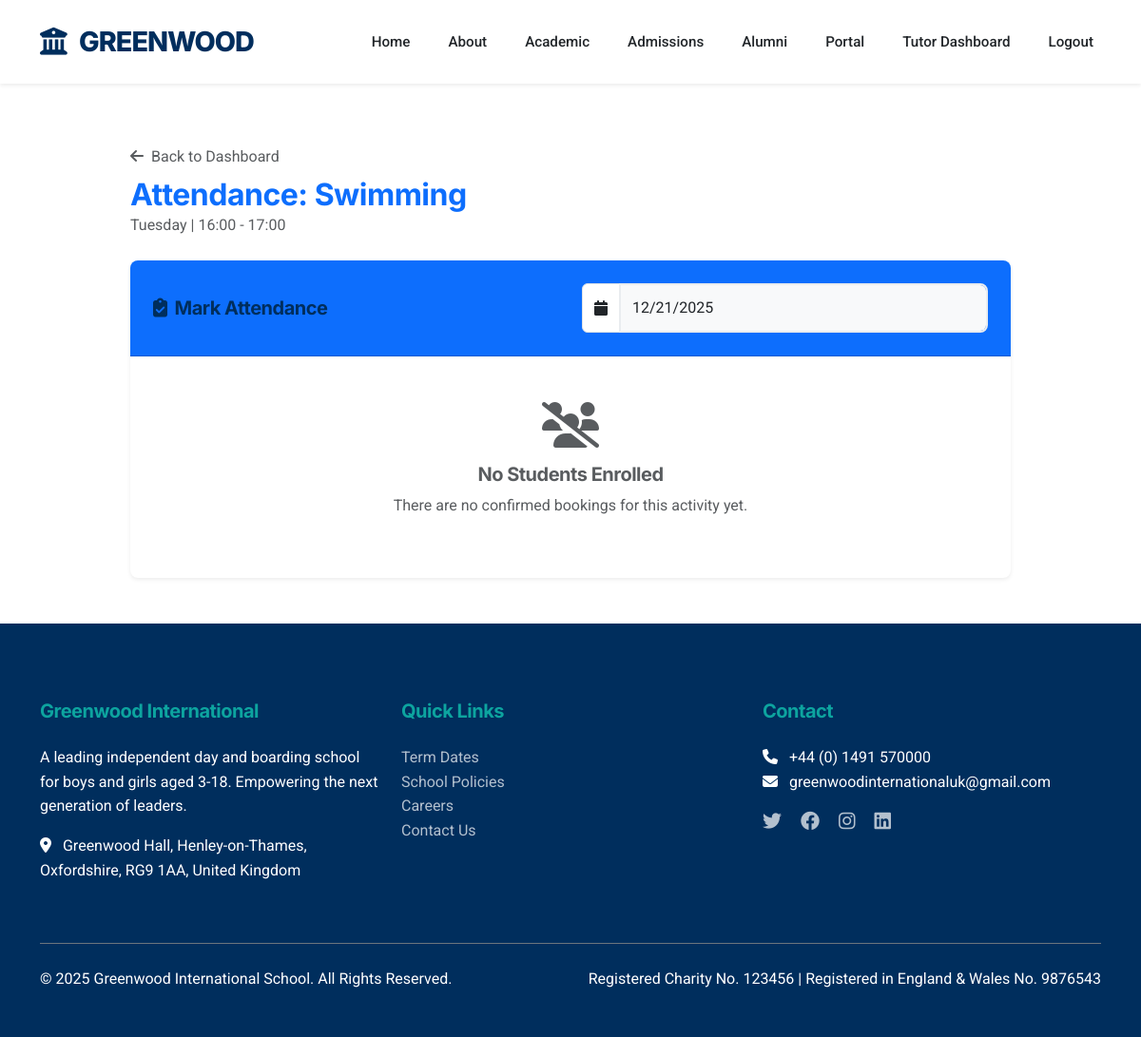
The page /tutor/attendance/4 (signed in) on the database as committed earlier.
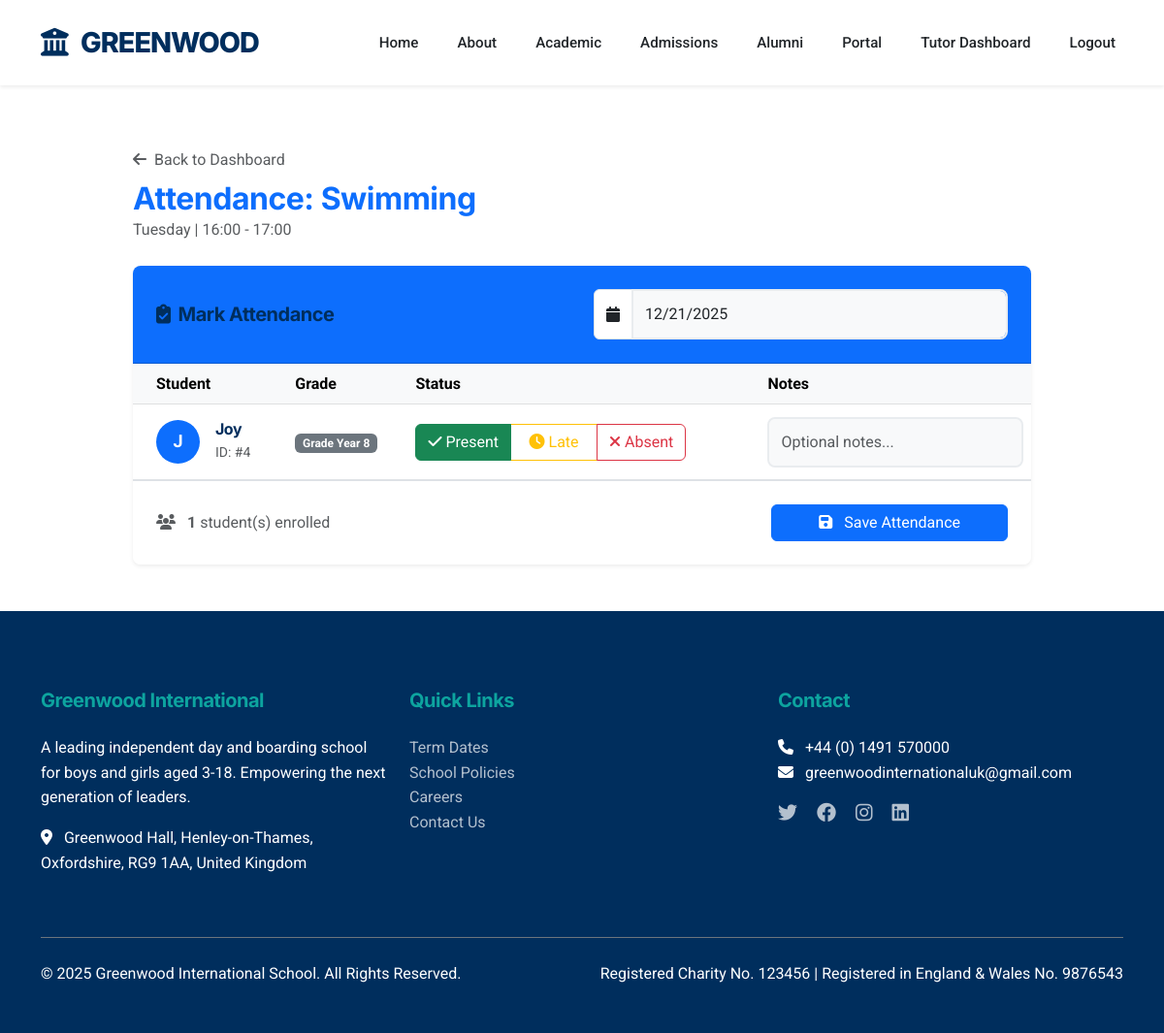
The same page on the database as committed later.
### app.py (models this page shows)
class Booking(db.Model):
    id = db.Column(db.Integer, primary_key=True)
    parent_id = db.Column(db.Integer, db.ForeignKey('parent.id'), nullable=False)
    child_id = db.Column(db.Integer, db.ForeignKey('child.id'), nullable=False)
    activity_id = db.Column(db.Integer, db.ForeignKey('activity.id'), nullable=False)
    booking_date = db.Column(db.Date, nullable=False)
    status = db.Column(db.String(20), default='confirmed') # confirmed, cancelled
    cost = db.Column(db.Float, nullable=False)
    created_at = db.Column(db.DateTime, default=datetime.utcnow)
    __table_args__ = (db.UniqueConstraint('child_id', 'booking_date', name='unique_booking_per_day'),)

class Child(db.Model):
    id = db.Column(db.Integer, primary_key=True)
    parent_id = db.Column(db.Integer, db.ForeignKey('parent.id'), nullable=False)
    name = db.Column(db.String(120), nullable=False)
    age = db.Column(db.Integer)
    grade = db.Column(db.String(20))
    created_at = db.Column(db.DateTime, default=datetime.utcnow)
    bookings = db.relationship('Booking', backref='child', lazy=True, cascade='all, delete-orphan')
    attendance_records = db.relationship('Attendance', backref='child', lazy=True, cascade='all, delete-orphan')

### app.py (the view, shortened to what this page needs)
@app.route('/tutor/attendance/<int:activity_id>', methods=['GET', 'POST'])
@tutor_required
def tutor_attendance(activity_id):
    activity = Activity.query.get_or_404(activity_id)
    if activity.tutor_id != session['tutor_id']:
        return redirect(url_for('tutor_dashboard'))
    bookings = Booking.query.filter_by(activity_id=activity_id, status='confirmed').all()
    today = datetime.utcnow().date()
    attendance_records = Attendance.query.filter_by(
        activity_id=activity_id,
        date=today
    ).all()
    attendance_map = {record.child_id: record for record in attendance_records}
    return render_template('tutor/attendance.html',
                         activity=activity,
                         bookings=bookings,
                         today=today,
                         attendance_map=attendance_map)

### app.py (called while the page is built)
def create_app(config_name='default'):
    app = Flask(__name__)
    app.config.from_object(config[config_name])
    db.init_app(app)
    mail.init_app(app)
    csrf.init_app(app)
    app.config['TEMPLATES_AUTO_RELOAD'] = True
    @app.context_processor
    def inject_now():
        return {'now': datetime.utcnow()}
    return app

def tutor_required(f):
    @wraps(f)
    def decorated_function(*args, **kwargs):
        if 'tutor_id' not in session:
            return redirect(url_for('tutor_login', next=request.url))
        return f(*args, **kwargs)
    return decorated_function

### templates/tutor/attendance.html (shortened to what the changed rows need)
{% extends "base.html" %}
{% block content %}
<div class="container py-5">
    <div class="row justify-content-center">
        <div class="col-lg-10">
            <div class="mb-4">
                <h2 class="text-primary mb-0">Attendance: {{ activity.name }}</h2>
            </div>
            <div class="card shadow-sm">
                <div class="card-body p-0">
                    {% if bookings %}
                    <form method="POST" action="{{ url_for('tutor_attendance', activity_id=activity.id) }}">
                        <div class="table-responsive">
                            <table class="table table-hover mb-0">
                                <thead class="table-light">
                                    <tr>
                                        <th class="ps-4">Student</th>
                                        <th>Grade</th>
                                        <th>Status</th>
                                        <th>Notes</th>
                                    </tr>
                                </thead>
                                <tbody>
                                    {% for booking in bookings %}
                                    <tr>
                                        <td class="ps-4">
                                            <div class="d-flex align-items-center py-2">
                                                <div class="avatar-circle bg-primary text-white me-3">
                                                    {{ booking.child.name[0] }}
                                                </div>
                                                <div>
                                                    <h6 class="mb-0">{{ booking.child.name }}</h6>
                                                    <small class="text-muted">ID: #{{ booking.child.id }}</small>
                                                </div>
                                            </div>
                                        </td>
                                        <td class="align-middle">
                                            <span class="badge bg-secondary">Grade {{ booking.child.grade }}</span>
                                        </td>
                                        <td class="align-middle">
                                            <div class="btn-group" role="group">
                                                <label class="btn btn-outline-success"
                                                    for="present_{{ booking.child.id }}">
                                                    <i class="fas fa-check"></i> Present
                                                </label>
                                                <label class="btn btn-outline-warning"
                                                    for="late_{{ booking.child.id }}">
                                                    <i class="fas fa-clock"></i> Late
                                                </label>
                                                <label class="btn btn-outline-danger"
                                                    for="absent_{{ booking.child.id }}">
                                                    <i class="fas fa-times"></i> Absent
                                                </label>
                                            </div>
                                        </td>
                                        <td class="align-middle">
                                            <input type="text" class="form-control" name="notes_{{ booking.child.id }}"
                                                placeholder="Optional notes..."
                                                value="{{ attendance_map[booking.child.id].notes if attendance_map.get(booking.child.id) and attendance_map[booking.child.id].notes else '' }}">
                                        </td>
                                    </tr>
                                    {% endfor %}
                                </tbody>
                            </table>
                        </div>
                        <div class="card-footer bg-white p-4 border-top">
                            <div class="row align-items-center">
                                <div class="col-md-6">
                                    <p class="mb-0 text-muted">
                                        <i class="fas fa-users me-2"></i>
                                        <strong>{{ bookings|length }}</strong> student(s) enrolled
                                    </p>
                                </div>
                                <div class="col-md-6 text-end">
                                    <button type="submit" class="btn btn-primary px-5">
                                        <i class="fas fa-save me-2"></i> Save Attendance
                                    </button>
                                </div>
                            </div>
                        </div>
                    </form>
                    {% else %}
                    <div class="text-center py-5">
                        <i class="fas fa-users-slash fa-3x text-muted mb-3"></i>
                        <h5 class="text-muted">No Students Enrolled</h5>
                        <p class="text-muted">There are no confirmed bookings for this activity yet.</p>
                    </div>
                    {% endif %}
                </div>
            </div>
        </div>
    </div>
</div>
{% endblock %}

Rows that differ between the two databases and show on the page:
added Booking: child "J", child.name "Joy", child.id "4", child.grade "Year 8"
Other text that changed with them:
{{ bookings|length }}: (not shown) → "1"
text no longer shown: "No Students Enrolled There are no confirmed bookings for this activity yet."
text now shown: "Student Grade Status Notes student(s) enrolled Save Attendance"
